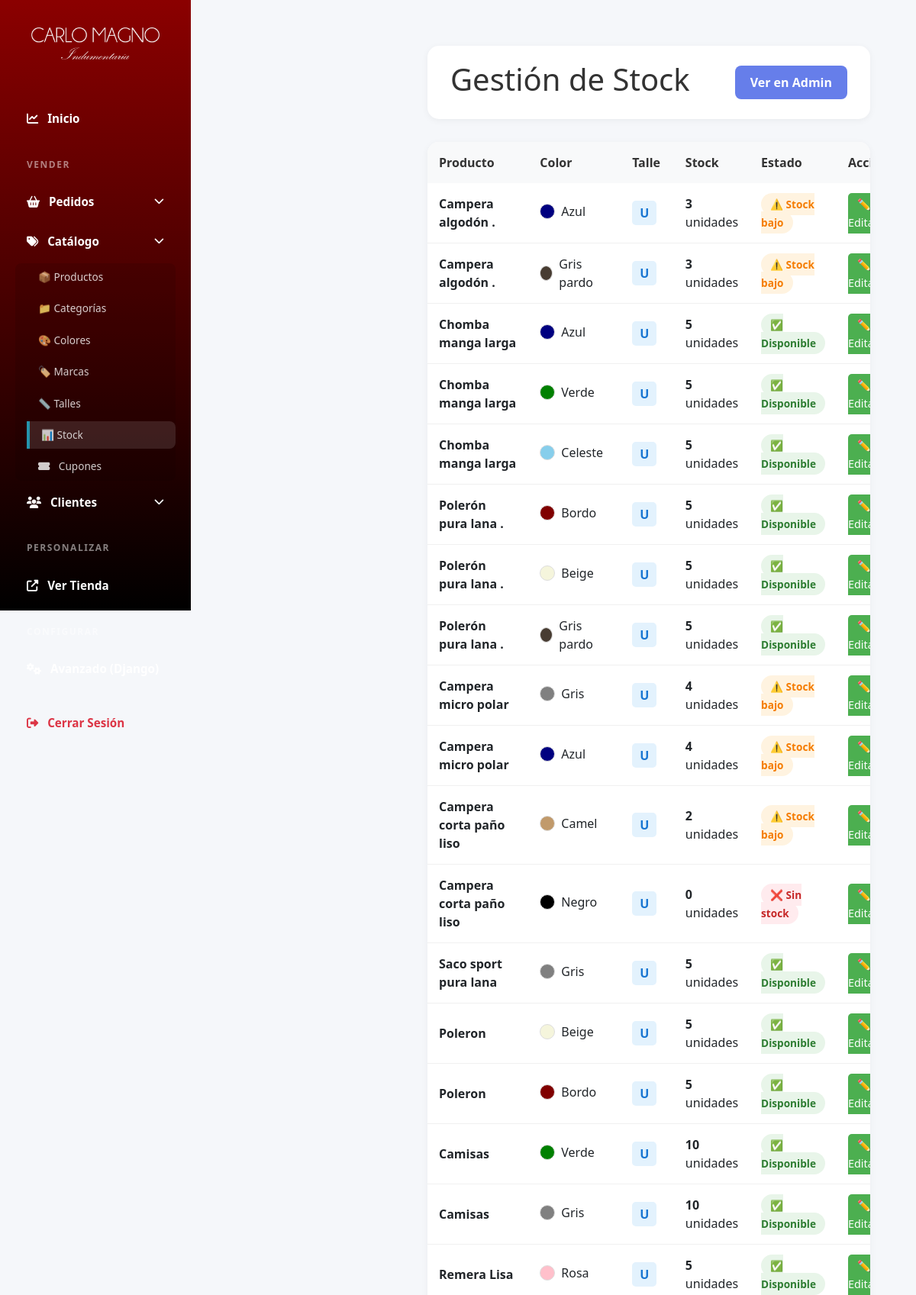
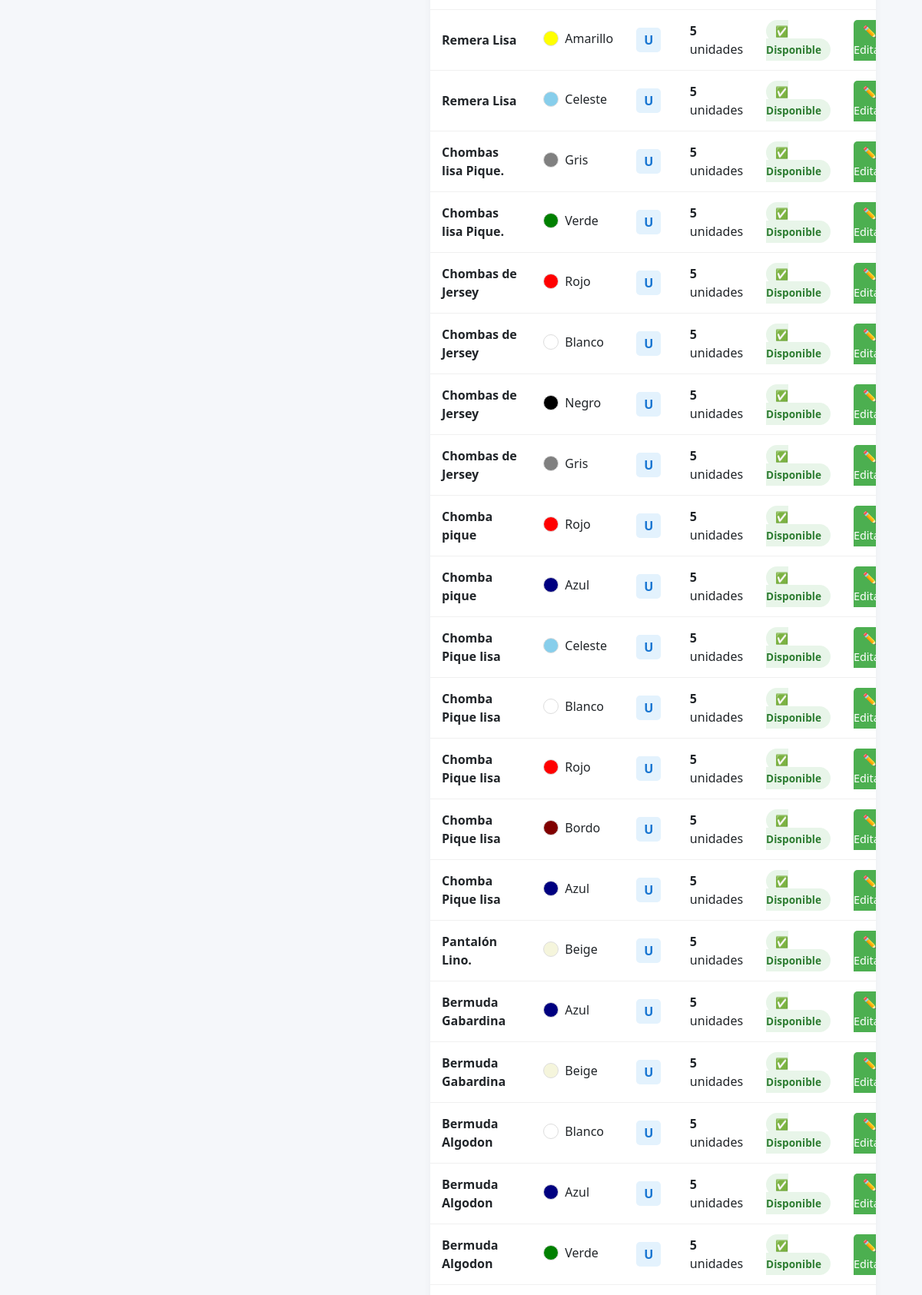
/panel/stock/ (signed in, upper part), run on the app's committed database (2 pictures, top to bottom).
### productos/models.py (models this page shows, shortened)
class ProductoStock(models.Model):
    producto = models.ForeignKey(
        Producto,
        on_delete=models.CASCADE,
        related_name='stock_items',
        verbose_name='Producto'
    )
    color = models.ForeignKey(
        Color,
        on_delete=models.PROTECT,
        related_name='productostock',
        verbose_name='Color'
    )
    talle = models.ForeignKey(
        Talle,
        on_delete=models.PROTECT,
        related_name='productostock',
        verbose_name='Talle'
    )
    stock = models.PositiveIntegerField(
        default=0,
        validators=[MinValueValidator(0)],
        verbose_name='Stock disponible'
    )
    class Meta:
        verbose_name = 'Stock de producto'
        verbose_name_plural = 'Stock de productos'
        unique_together = ['producto', 'color', 'talle']
        ordering = ['producto', 'color__order', 'talle__order']

class Producto(models.Model):
    nombre = models.CharField(max_length=200, verbose_name='Nombre')
    descripcion = models.TextField(verbose_name='Descripción')
    precio = models.DecimalField(
        max_digits=10,
        decimal_places=2,
        validators=[MinValueValidator(0)],
        verbose_name='Precio'
    )
    categoria = models.ForeignKey(
        Categoria,
        on_delete=models.SET_NULL,
        null=True,
        blank=True,
        related_name='productos',
        verbose_name='Categoría'
    )
    marca = models.ForeignKey(
        Marca,
        on_delete=models.SET_NULL,
        null=True,
        blank=True,
        related_name='productos',
        verbose_name='Marca'
    )
    talle = models.ForeignKey(
        Talle,
        on_delete=models.SET_NULL,
        null=True,
        blank=True,
        related_name='productos',
        verbose_name='Talle'
    )
    colores = models.ManyToManyField(
        Color,
        related_name='productos',
        verbose_name='Colores disponibles',
        blank=True
    )
    imagen = models.ImageField(
        upload_to='productos/',
        null=True,
        blank=True,
        verbose_name='Imagen principal'
    )
    esta_activo = models.BooleanField(default=True, verbose_name='Está activo')
    created_at = models.DateTimeField(auto_now_add=True, verbose_name='Fecha de creación')
    updated_at = models.DateTimeField(auto_now=True, verbose_name='Última actualización')
    class Meta:
        verbose_name = 'Producto'
        verbose_name_plural = 'Productos'
        ordering = ['-created_at']

class Color(models.Model):
    nombre = models.CharField(max_length=50, unique=True, verbose_name='Nombre')
    hex_code = models.CharField(
        max_length=7,
        verbose_name='Código Hexadecimal',
        help_text='Formato: #RRGGBB (ejemplo: #FF0000 para rojo)',
        default='#000000'
    )
    order = models.PositiveIntegerField(default=0, verbose_name='Orden de visualización')
    esta_activo = models.BooleanField(default=True, verbose_name='Está activo')
    class Meta:
        verbose_name = 'Color'
        verbose_name_plural = 'Colores'
        ordering = ['order', 'nombre']

class Talle(models.Model):
    nombre = models.CharField(max_length=20, unique=True, verbose_name='Talle')
    abbreviation = models.CharField(
        max_length=10,
        verbose_name='Abreviatura',
        help_text='Ej: XS, S, M, L, XL'
    )
    order = models.PositiveIntegerField(default=0, verbose_name='Orden de visualización')
    esta_activo = models.BooleanField(default=True, verbose_name='Está activo')
    class Meta:
        verbose_name = 'Talle'
        verbose_name_plural = 'Talles'
        ordering = ['order', 'nombre']

### custom_admin/views.py (the view)
# urls.py: path('panel/stock/', admin_views.stock, name='stock'),
@login_required(login_url='login')
def stock(request):
    if not request.user.is_staff:
        return redirect('home')
    stock_items = ProductoStock.objects.select_related('producto', 'color', 'talle').all()
    return render(request, 'custom_admin/stock.html', {'stock_items': stock_items})

### productos/context_processors.py (called while the page is built, shortened)
def cart_processor(request):
    carrito = None
    cantidad_total = 0
    if request.user.is_authenticated:
        try:
            carrito = Carrito.objects.get(usuario=request.user)
            cantidad_total = carrito.get_cantidad_total()
        except Carrito.DoesNotExist:
            pass
    return {
        'carrito': carrito,
        'carrito_cantidad': cantidad_total
    }

### productos/models.py (called while the page is built)
    def get_cantidad_total(self):
        return sum(item.cantidad for item in self.items.all())

### templates/custom_admin/stock.html (shortened to what this page needs)
{% extends 'custom_admin/base.html' %}
{% load static %}
{%block extra_css %}
<link rel="stylesheet" href="{% static 'css/stock.css' %}" />
{% endblock %}
{% block content %}
<div class="main-content">
	<div class="header">
		<h1>Gestión de Stock</h1>
		<a href="/admin/productos/productostock/" class="btn btn-primary">Ver en Admin</a>
	</div>
	{% if stock_items %}
	<div class="stock-table">
		<table>
			<thead>
				<tr>
					<th>Producto</th>
					<th>Color</th>
					<th>Talle</th>
					<th>Stock</th>
					<th>Estado</th>
					<th>Acciones</th>
				</tr>
			</thead>
			<tbody>
				{% for item in stock_items %}
				<tr>
					<td><strong>{{ item.producto.nombre }}</strong></td>
					<td>
						<span class="color-badge">
							<span
								class="color-dot"
								data-color-hex="{{ item.color.hex_code }}"
							></span>
							{{ item.color.nombre }}
						</span>
					</td>
					<td>
						<span class="size-badge">{{ item.talle.abbreviation }}</span>
					</td>
					<td><strong>{{ item.stock }}</strong> unidades</td>
					<td>
						{% if item.stock == 0 %}
						<span class="stock-status stock-out">❌ Sin stock</span>
						{% elif item.stock < 5 %}
						<span class="stock-status stock-low">⚠️ Stock bajo</span>
						{% else %}
						<span class="stock-status stock-available">✅ Disponible</span>
						{% endif %}
					</td>
					<td>
						<a href="productos/productostock/{{ item.id }}/change/" class="btn-edit"
							>✏️ Editar</a
						>
					</td>
				</tr>
				{% endfor %}
			</tbody>
		</table>
	</div>
	{% else %}
	<div class="empty-state">
		<h2>No hay stock registrado</h2>
	</div>
	{% endif %}
</div>
{% load static %}
{% endblock %}

### static/css/style_admin.css (style rules this page uses)
* { margin: 0; padding: 0; box-sizing: border-box; }
body { font-family: "Segoe UI", Tahoma, Geneva, Verdana, sans-serif; background: #f5f7fa; }
.main-content { margin-left: 250px; padding: 30px; }
.header { background: white; padding: 20px 30px; border-radius: 15px; box-shadow: 0 2px 10px rgba(0, 0, 0, 0.05); margin-bottom: 30px; display: flex; justify-content: space-between; align-items: center; }
.header h1 { color: #333; }
.btn { padding: 10px 20px; border: none; border-radius: 8px; cursor: pointer; font-weight: 600; text-decoration: none; display: inline-block; transition: all 0.3s ease; }
.btn-primary { background: #667eea; color: white; }
.btn-edit { background: #4caf50; color: white; padding: 5px 12px; border-radius: 5px; text-decoration: none; font-size: 0.9em; margin-right: 5px; }
table { width: 100%; border-collapse: collapse; }
th { background: #f8f9fa; padding: 15px; text-align: left; color: #333; font-weight: 600; }
td { padding: 15px; border-bottom: 1px solid #f0f0f0; }

### static/css/stock.css (style rules this page uses)
.stock-table { background: white; border-radius: 15px; box-shadow: 0 2px 10px rgba(0, 0, 0, 0.05); overflow: hidden; }
.color-badge { display: inline-flex; align-items: center; gap: 8px; }
.color-dot { width: 20px; height: 20px; border-radius: 50%; border: 1px solid #ddd; }
.size-badge { background: #e3f2fd; color: #1976d2; padding: 5px 10px; border-radius: 5px; font-weight: 600; }
.stock-status { padding: 5px 12px; border-radius: 20px; font-size: 0.85em; font-weight: 600; }
.stock-available { background: #e8f5e9; color: #2e7d32; }
.stock-low { background: #fff3e0; color: #f57c00; }
.stock-out { background: #ffebee; color: #c62828; }

### data on the page
ProductoStock: producto.nombre "Campera algodón .", color.nombre "Azul", talle.abbreviation "U", stock "3", shows "⚠️ Stock bajo"
ProductoStock: producto.nombre "Campera algodón .", color.nombre "Gris pardo", talle.abbreviation "U", stock "3", shows "⚠️ Stock bajo"
ProductoStock: producto.nombre "Chomba manga larga", color.nombre "Azul", talle.abbreviation "U", stock "5", shows "✅ Disponible"
ProductoStock: producto.nombre "Chomba manga larga", color.nombre "Verde", talle.abbreviation "U", stock "5", shows "✅ Disponible"
ProductoStock: producto.nombre "Chomba manga larga", color.nombre "Celeste", talle.abbreviation "U", stock "5", shows "✅ Disponible"
ProductoStock: producto.nombre "Polerón pura lana .", color.nombre "Bordo", talle.abbreviation "U", stock "5", shows "✅ Disponible"
ProductoStock: producto.nombre "Polerón pura lana .", color.nombre "Beige", talle.abbreviation "U", stock "5", shows "✅ Disponible"
ProductoStock: producto.nombre "Polerón pura lana .", color.nombre "Gris pardo", talle.abbreviation "U", stock "5", shows "✅ Disponible"
ProductoStock: producto.nombre "Campera micro polar", color.nombre "Gris", talle.abbreviation "U", stock "4", shows "⚠️ Stock bajo"
ProductoStock: producto.nombre "Campera micro polar", color.nombre "Azul", talle.abbreviation "U", stock "4", shows "⚠️ Stock bajo"
ProductoStock: producto.nombre "Campera corta paño liso", color.nombre "Camel", talle.abbreviation "U", stock "2", shows "⚠️ Stock bajo"
ProductoStock: producto.nombre "Campera corta paño liso", color.nombre "Negro", talle.abbreviation "U", stock "0", shows "❌ Sin stock"
ProductoStock: producto.nombre "Saco sport pura lana", color.nombre "Gris", talle.abbreviation "U", stock "5", shows "✅ Disponible"
ProductoStock: producto.nombre "Poleron", color.nombre "Beige", talle.abbreviation "U", stock "5", shows "✅ Disponible"
ProductoStock: producto.nombre "Poleron", color.nombre "Bordo", talle.abbreviation "U", stock "5", shows "✅ Disponible"
ProductoStock: producto.nombre "Camisas", color.nombre "Verde", talle.abbreviation "U", stock "10", shows "✅ Disponible"
ProductoStock: producto.nombre "Camisas", color.nombre "Gris", talle.abbreviation "U", stock "10", shows "✅ Disponible"
ProductoStock: producto.nombre "Remera Lisa", color.nombre "Rosa", talle.abbreviation "U", stock "5", shows "✅ Disponible"
ProductoStock: producto.nombre "Remera Lisa", color.nombre "Amarillo", talle.abbreviation "U", stock "5", shows "✅ Disponible"
ProductoStock: producto.nombre "Remera Lisa", color.nombre "Celeste", talle.abbreviation "U", stock "5", shows "✅ Disponible"
ProductoStock: producto.nombre "Chombas lisa Pique.", color.nombre "Gris", talle.abbreviation "U", stock "5", shows "✅ Disponible"
ProductoStock: producto.nombre "Chombas lisa Pique.", color.nombre "Verde", talle.abbreviation "U", stock "5", shows "✅ Disponible"
ProductoStock: producto.nombre "Chombas de Jersey", color.nombre "Rojo", talle.abbreviation "U", stock "5", shows "✅ Disponible"
ProductoStock: producto.nombre "Chombas de Jersey", color.nombre "Blanco", talle.abbreviation "U", stock "5", shows "✅ Disponible"
ProductoStock: producto.nombre "Chombas de Jersey", color.nombre "Negro", talle.abbreviation "U", stock "5", shows "✅ Disponible"
ProductoStock: producto.nombre "Chombas de Jersey", color.nombre "Gris", talle.abbreviation "U", stock "5", shows "✅ Disponible"
ProductoStock: producto.nombre "Chomba pique", color.nombre "Rojo", talle.abbreviation "U", stock "5", shows "✅ Disponible"
ProductoStock: producto.nombre "Chomba pique", color.nombre "Azul", talle.abbreviation "U", stock "5", shows "✅ Disponible"
ProductoStock: producto.nombre "Chomba Pique lisa", color.nombre "Celeste", talle.abbreviation "U", stock "5", shows "✅ Disponible"
ProductoStock: producto.nombre "Chomba Pique lisa", color.nombre "Blanco", talle.abbreviation "U", stock "5", shows "✅ Disponible"
ProductoStock: producto.nombre "Chomba Pique lisa", color.nombre "Rojo", talle.abbreviation "U", stock "5", shows "✅ Disponible"
ProductoStock: producto.nombre "Chomba Pique lisa", color.nombre "Bordo", talle.abbreviation "U", stock "5", shows "✅ Disponible"
ProductoStock: producto.nombre "Chomba Pique lisa", color.nombre "Azul", talle.abbreviation "U", stock "5", shows "✅ Disponible"
ProductoStock: producto.nombre "Pantalón Lino.", color.nombre "Beige", talle.abbreviation "U", stock "5", shows "✅ Disponible"
ProductoStock: producto.nombre "Bermuda Gabardina", color.nombre "Azul", talle.abbreviation "U", stock "5", shows "✅ Disponible"
ProductoStock: producto.nombre "Bermuda Gabardina", color.nombre "Beige", talle.abbreviation "U", stock "5", shows "✅ Disponible"
ProductoStock: producto.nombre "Bermuda Algodon", color.nombre "Blanco", talle.abbreviation "U", stock "5", shows "✅ Disponible"
ProductoStock: producto.nombre "Bermuda Algodon", color.nombre "Azul", talle.abbreviation "U", stock "5", shows "✅ Disponible"
ProductoStock: producto.nombre "Bermuda Algodon", color.nombre "Verde", talle.abbreviation "U", stock "5", shows "✅ Disponible"
